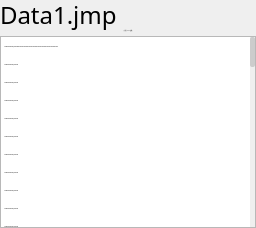
       <widget class="QFrame" name="frame_1_data1">
        <property name="font">
         <font>
          <family>微软雅黑</family>
          <pointsize>-1</pointsize>
          <weight>50</weight>
          <italic>false</italic>
          <bold>false</bold>
         </font>
        </property>
        <layout class="QVBoxLayout" name="verticalLayout_2" stretch="0,1">
         <property name="spacing">
          <number>4</number>
         </property>
         <property name="leftMargin">
          <number>0</number>
         </property>
         <property name="topMargin">
          <number>0</number>
         </property>
         <property name="rightMargin">
          <number>0</number>
         </property>
         <property name="bottomMargin">
          <number>0</number>
         </property>
         <item>
          <widget class="QFrame" name="frame_1">
           <property name="minimumSize">
            <size>
             <width>0</width>
             <height>32</height>
            </size>
           </property>
           <property name="maximumSize">
            <size>
             <width>16777215</width>
             <height>32</height>
            </size>
           </property>
           <property name="font">
            <font>
             <family>微软雅黑</family>
             <pointsize>-1</pointsize>
             <weight>50</weight>
             <italic>false</italic>
             <bold>false</bold>
            </font>
           </property>
           <layout class="QHBoxLayout" name="horizontalLayout_2">
            <property name="leftMargin">
             <number>0</number>
            </property>
            <property name="topMargin">
             <number>0</number>
            </property>
            <property name="rightMargin">
             <number>0</number>
            </property>
            <property name="bottomMargin">
             <number>0</number>
            </property>
            <item>
             <widget class="QLabel" name="label_name_1">
              <property name="font">
               <font>
                <family>微软雅黑</family>
                <pointsize>-1</pointsize>
                <weight>50</weight>
                <italic>false</italic>
                <bold>false</bold>
               </font>
              </property>
              <property name="styleSheet">
               <string notr="true">font-size:24px;</string>
              </property>
              <property name="text">
               <string>Data1.jmp</string>
              </property>
              <property name="alignment">
               <set>Qt::AlignBottom|Qt::AlignLeading|Qt::AlignLeft</set>
              </property>
             </widget>
            </item>
            <item>
             <widget class="QLabel" name="label_info_1">
              <property name="font">
               <font>
                <family>微软雅黑</family>
                <pointsize>-1</pointsize>
                <weight>50</weight>
                <italic>false</italic>
                <bold>false</bold>
               </font>
              </property>
              <property name="styleSheet">
               <string notr="true">color: #555;</string>
              </property>
              <property name="text">
               <string>( 一共有 1234 个文件 )</string>
              </property>
              <property name="alignment">
               <set>Qt::AlignBottom|Qt::AlignLeading|Qt::AlignLeft</set>
              </property>
             </widget>
            </item>
            <item>
             <spacer name="horizontalSpacer_1">
              <property name="font">
               <font>
                <family>微软雅黑</family>
                <pointsize>-1</pointsize>
                <weight>50</weight>
                <italic>false</italic>
                <bold>false</bold>
               </font>
              </property>
              <property name="orientation">
               <enum>Qt::Horizontal</enum>
              </property>
              <property name="sizeHint" stdset="0">
               <size>
                <width>40</width>
                <height>20</height>
               </size>
              </property>
             </spacer>
            </item>
           </layout>
          </widget>
         </item>
         <item>
          <widget class="QListWidget" name="list_dataList_1">
           <property name="font">
            <font>
             <family>微软雅黑</family>
             <pointsize>-1</pointsize>
             <weight>50</weight>
             <italic>false</italic>
             <bold>false</bold>
            </font>
           </property>
           <property name="contextMenuPolicy">
            <enum>Qt::CustomContextMenu</enum>
           </property>
           <property name="styleSheet">
            <string notr="true">QScrollBar{width:5px;}
QScrollBar:sub-line:vertical {height: 0px;}
QScrollBar:add-line:vertical {height: 0px;}
QScrollBar:vertical { 
        padding-top:0px;
        padding-bottom:0px;    
        padding-left:0px;    
        padding-right:0px;    
        border-left:0px solid #dddddd;
}
QScrollBar::handle:vertical {
        background:#cccccc;
        min-height:30px;
        border-radius:2px;
}
QScrollBar::handle:vertical:hover {
        background:#999999;
}
QListWidget::Item{
	height:18px;
}</string>
           </property>
           <property name="selectionMode">
            <enum>QAbstractItemView::ExtendedSelection</enum>
           </property>
           <property name="verticalScrollMode">
            <enum>QAbstractItemView::ScrollPerPixel</enum>
           </property>
           <property name="horizontalScrollMode">
            <enum>QAbstractItemView::ScrollPerPixel</enum>
           </property>
           <item>
            <property name="text">
             <string>..\ui\head\role\chara_0018.dds22222222222222222222222222222222222222222222222222222222222222222222222</string>
            </property>
           </item>
           <item>
            <property name="text">
             <string>..\ui\head\role\chara_0018.dds</string>
            </property>
           </item>
           <item>
            <property name="text">
             <string>..\ui\head\role\chara_0018.dds</string>
            </property>
           </item>
           <item>
            <property name="text">
             <string>..\ui\head\role\chara_0018.dds</string>
            </property>
           </item>
           <item>
            <property name="text">
             <string>..\ui\head\role\chara_0018.dds</string>
            </property>
           </item>
           <item>
            <property name="text">
             <string>..\ui\head\role\chara_0018.dds</string>
            </property>
           </item>
           <item>
            <property name="text">
             <string>..\ui\head\role\chara_0018.dds</string>
            </property>
           </item>
           <item>
            <property name="text">
             <string>..\ui\head\role\chara_0018.dds</string>
            </property>
           </item>
           <item>
            <property name="text">
             <string>..\ui\head\role\chara_0018.dds</string>
            </property>
           </item>
           <item>
            <property name="text">
             <string>..\ui\head\role\chara_0018.dds</string>
            </property>
           </item>
           <item>
            <property name="text">
             <string>..\ui\head\role\chara_0018.dds</string>
            </property>
           </item>
           <item>
            <property name="text">
             <string>..\ui\head\role\chara_0018.dds</string>
            </property>
           </item>
           <item>
            <property name="text">
             <string>..\ui\head\role\chara_0018.dds</string>
            </property>
           </item>
           <item>
            <property name="text">
             <string>..\ui\head\role\chara_0018.dds</string>
            </property>
           </item>
           <item>
            <property name="text">
             <string>新建项目</string>
            </property>
           </item>
           <item>
            <property name="text">
             <string>新建项目</string>
            </property>
           </item>
           <item>
            <property name="text">
             <string>新建项目</string>
            </property>
           </item>
           <item>
            <property name="text">
             <string>新建项目</string>
            </property>
           </item>
           <item>
            <property name="text">
             <string>新建项目</string>
            </property>
           </item>
           <item>
            <property name="text">
             <string>新建项目</string>
            </property>
           </item>
           <item>
            <property name="text">
             <string>新建项目</string>
            </property>
           </item>
           <item>
            <property name="text">
             <string>新建项目</string>
            </property>
           </item>
           <item>
            <property name="text">
             <string>新建项目</string>
            </property>
           </item>
           <item>
            <property name="text">
             <string>新建项目</string>
            </property>
           </item>
           <item>
            <property name="text">
             <string>新建项目</string>
            </property>
           </item>
           <item>
            <property name="text">
             <string>新建项目</string>
            </property>
           </item>
           <item>
            <property name="text">
             <string>新建项目</string>
            </property>
           </item>
           <item>
            <property name="text">
             <string>新建项目</string>
            </property>
           </item>
           <item>
            <property name="text">
             <string>新建项目</string>
            </property>
           </item>
           <item>
            <property name="text">
             <string>新建项目</string>
            </property>
           </item>
           <item>
            <property name="text">
             <string>新建项目</string>
            </property>
           </item>
           <item>
            <property name="text">
             <string>新建项目</string>
            </property>
           </item>
           <item>
            <property name="text">
             <string>新建项目</string>
            </property>
           </item>
           <item>
            <property name="text">
             <string>新建项目</string>
            </property>
           </item>
           <item>
            <property name="text">
             <string>新建项目</string>
            </property>
           </item>
           <item>
            <property name="text">
             <string>新建项目</string>
            </property>
           </item>
           <item>
            <property name="text">
             <string>新建项目</string>
            </property>
           </item>
           <item>
            <property name="text">
             <string>新建项目</string>
            </property>
           </item>
           <item>
            <property name="text">
             <string>新建项目</string>
            </property>
           </item>
           <item>
            <property name="text">
             <string>新建项目</string>
            </property>
           </item>
           <item>
            <property name="text">
             <string>新建项目</string>
            </property>
           </item>
           <item>
            <property name="text">
             <string>新建项目</string>
            </property>
           </item>
           <item>
            <property name="text">
             <string>新建项目</string>
            </property>
           </item>
           <item>
            <property name="text">
             <string>新建项目</string>
            </property>
           </item>
           <item>
            <property name="text">
             <string>新建项目</string>
            </property>
           </item>
           <item>
            <property name="text">
             <string>新建项目</string>
            </property>
           </item>
           <item>
            <property name="text">
             <string>新建项目</string>
            </property>
           </item>
           <item>
            <property name="text">
             <string>新建项目</string>
            </property>
           </item>
           <item>
            <property name="text">
             <string>新建项目</string>
            </property>
           </item>
           <item>
            <property name="text">
             <string>新建项目</string>
            </property>
           </item>
           <item>
            <property name="text">
             <string>新建项目</string>
            </property>
           </item>
           <item>
            <property name="text">
             <string>新建项目</string>
            </property>
           </item>
           <item>
            <property name="text">
             <string>新建项目</string>
            </property>
           </item>
           <item>
            <property name="text">
             <string>新建项目</string>
            </property>
           </item>
           <item>
            <property name="text">
             <string>新建项目</string>
            </property>
           </item>
           <item>
            <property name="text">
             <string>新建项目</string>
            </property>
           </item>
           <item>
            <property name="text">
             <string>新建项目</string>
            </property>
           </item>
           <item>
            <property name="text">
             <string>新建项目</string>
            </property>
           </item>
           <item>
            <property name="text">
             <string>新建项目</string>
            </property>
           </item>
           <item>
            <property name="text">
             <string>新建项目</string>
            </property>
           </item>
           <item>
            <property name="text">
             <string>新建项目</string>
            </property>
           </item>
           <item>
            <property name="text">
             <string>新建项目</string>
            </property>
           </item>
           <item>
            <property name="text">
             <string>新建项目</string>
            </property>
           </item>
           <item>
            <property name="text">
             <string>新建项目</string>
            </property>
           </item>
           <item>
            <property name="text">
             <string>新建项目</string>
            </property>
           </item>
           <item>
            <property name="text">
             <string>新建项目</string>
            </property>
           </item>
           <item>
            <property name="text">
             <string>新建项目</string>
            </property>
           </item>
           <item>
            <property name="text">
             <string>新建项目</string>
            </property>
           </item>
           <item>
            <property name="text">
             <string>新建项目</string>
            </property>
           </item>
           <item>
            <property name="text">
             <string>新建项目</string>
            </property>
           </item>
           <item>
            <property name="text">
             <string>新建项目</string>
            </property>
           </item>
           <item>
            <property name="text">
             <string>新建项目</string>
            </property>
           </item>
           <item>
            <property name="text">
             <string>新建项目</string>
            </property>
           </item>
           <item>
            <property name="text">
             <string>新建项目</string>
            </property>
           </item>
           <item>
            <property name="text">
             <string>新建项目</string>
            </property>
           </item>
           <item>
            <property name="text">
             <string>新建项目</string>
            </property>
           </item>
           <item>
            <property name="text">
             <string>新建项目</string>
            </property>
           </item>
           <item>
            <property name="text">
             <string>新建项目</string>
            </property>
           </item>
           <item>
            <property name="text">
             <string>新建项目</string>
            </property>
           </item>
           <item>
            <property name="text">
             <string>新建项目</string>
            </property>
           </item>
           <item>
            <property name="text">
             <string>新建项目</string>
            </property>
           </item>
           <item>
            <property name="text">
             <string>新建项目</string>
            </property>
           </item>
           <item>
            <property name="text">
             <string>新建项目</string>
            </property>
           </item>
           <item>
            <property name="text">
             <string>新建项目</string>
            </property>
           </item>
           <item>
            <property name="text">
             <string>新建项目</string>
            </property>
           </item>
           <item>
            <property name="text">
             <string>新建项目</string>
            </property>
           </item>
           <item>
            <property name="text">
             <string>新建项目</string>
            </property>
           </item>
           <item>
            <property name="text">
             <string>新建项目</string>
            </property>
           </item>
           <item>
            <property name="text">
             <string>新建项目</string>
            </property>
           </item>
           <item>
            <property name="text">
             <string>新建项目</string>
            </property>
           </item>
           <item>
            <property name="text">
             <string>新建项目</string>
            </property>
           </item>
           <item>
            <property name="text">
             <string>新建项目</string>
            </property>
           </item>
           <item>
            <property name="text">
             <string>新建项目</string>
            </property>
           </item>
           <item>
            <property name="text">
             <string>新建项目</string>
            </property>
           </item>
           <item>
            <property name="text">
             <string>新建项目</string>
            </property>
           </item>
           <item>
            <property name="text">
             <string>新建项目</string>
            </property>
           </item>
           <item>
            <property name="text">
             <string>新建项目</string>
            </property>
           </item>
           <item>
            <property name="text">
             <string>新建项目</string>
            </property>
           </item>
           <item>
            <property name="text">
             <string>新建项目</string>
            </property>
           </item>
           <item>
            <property name="text">
             <string>新建项目</string>
            </property>
           </item>
           <item>
            <property name="text">
             <string>新建项目</string>
            </property>
           </item>
           <item>
            <property name="text">
             <string>新建项目</string>
            </property>
           </item>
           <item>
            <property name="text">
             <string>新建项目</string>
            </property>
           </item>
           <item>
            <property name="text">
             <string>新建项目</string>
            </property>
           </item>
           <item>
            <property name="text">
             <string>新建项目</string>
            </property>
           </item>
           <item>
            <property name="text">
             <string>新建项目</string>
            </property>
           </item>
           <item>
            <property name="text">
             <string>新建项目</string>
            </property>
           </item>
           <item>
            <property name="text">
             <string>新建项目</string>
            </property>
           </item>
           <item>
            <property name="text">
             <string>新建项目</string>
            </property>
           </item>
           <item>
            <property name="text">
             <string>新建项目</string>
            </property>
           </item>
           <item>
            <property name="text">
             <string>新建项目</string>
            </property>
           </item>
           <item>
            <property name="text">
             <string>新建项目</string>
            </property>
           </item>
           <item>
            <property name="text">
             <string>新建项目</string>
            </property>
           </item>
           <item>
            <property name="text">
             <string>新建项目</string>
            </property>
           </item>
           <item>
            <property name="text">
             <string>新建项目</string>
            </property>
           </item>
           <item>
            <property name="text">
             <string>新建项目</string>
            </property>
           </item>
           <item>
            <property name="text">
             <string>新建项目</string>
            </property>
           </item>
           <item>
            <property name="text">
             <string>新建项目</string>
            </property>
           </item>
           <item>
            <property name="text">
             <string>新建项目</string>
            </property>
           </item>
           <item>
            <property name="text">
             <string>新建项目</string>
            </property>
           </item>
           <item>
            <property name="text">
             <string>新建项目</string>
            </property>
           </item>
           <item>
            <property name="text">
             <string>新建项目</string>
            </property>
           </item>
           <item>
            <property name="text">
             <string>新建项目</string>
            </property>
           </item>
           <item>
            <property name="text">
             <string>新建项目</string>
            </property>
           </item>
           <item>
            <property name="text">
             <string>新建项目</string>
            </property>
           </item>
           <item>
            <property name="text">
             <string>新建项目</string>
            </property>
           </item>
           <item>
            <property name="text">
             <string>新建项目</string>
            </property>
           </item>
           <item>
            <property name="text">
             <string>新建项目</string>
            </property>
           </item>
           <item>
            <property name="text">
             <string>新建项目</string>
            </property>
           </item>
           <item>
            <property name="text">
             <string>新建项目</string>
            </property>
           </item>
           <item>
            <property name="text">
             <string>新建项目</string>
            </property>
           </item>
           <item>
            <property name="text">
             <string>新建项目</string>
            </property>
           </item>
           <item>
            <property name="text">
             <string>新建项目</string>
            </property>
           </item>
           <item>
            <property name="text">
             <string>新建项目</string>
            </property>
           </item>
           <item>
            <property name="text">
             <string>新建项目</string>
            </property>
           </item>
           <item>
            <property name="text">
             <string>新建项目</string>
            </property>
           </item>
           <item>
            <property name="text">
             <string>新建项目</string>
            </property>
           </item>
           <item>
            <property name="text">
             <string>新建项目</string>
            </property>
           </item>
           <item>
            <property name="text">
             <string>新建项目</string>
            </property>
           </item>
          </widget>
         </item>
        </layout>
       </widget>
